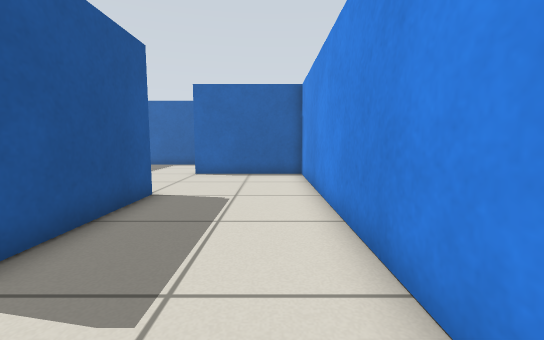
view 1 (above)

19 first-person views from a walk through a Gazebo world. The camera is 0.15 m above the floor, tilts 6° down and sees 90° across. The floor is counted in squares, 0.1 m on a side. Each view is taken from the middle of a square. On the plan, view 1 faces up. The plan holds only what a view shows up to about 14 squares ahead; the rest is blank.

view 2
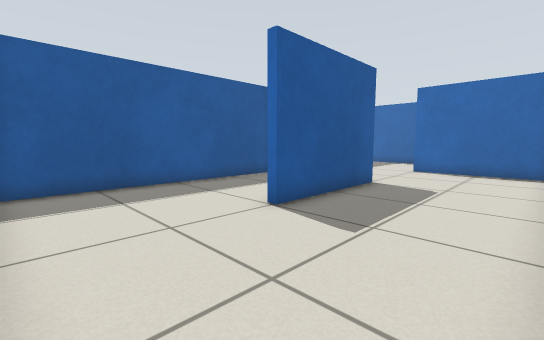

view 3
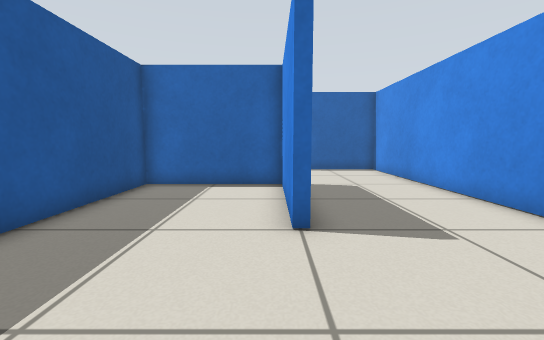

view 4
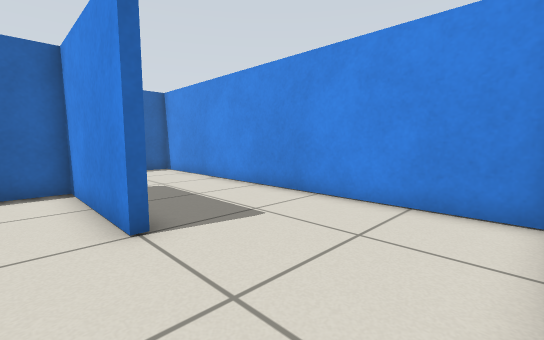

view 5
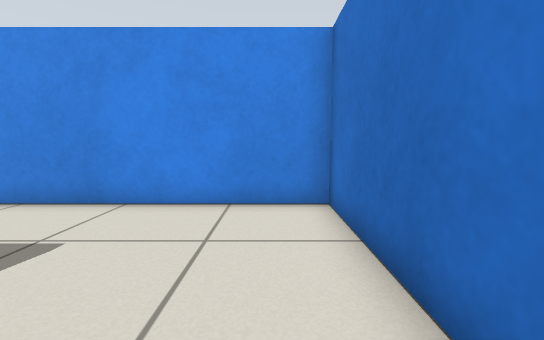

view 6
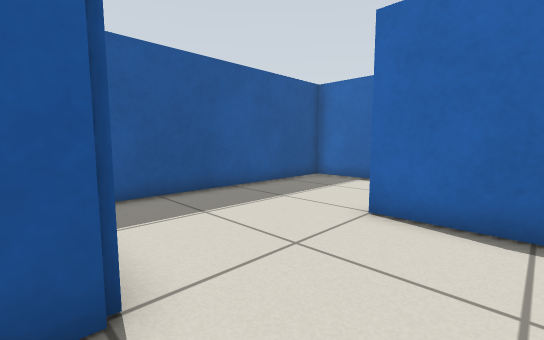

view 7
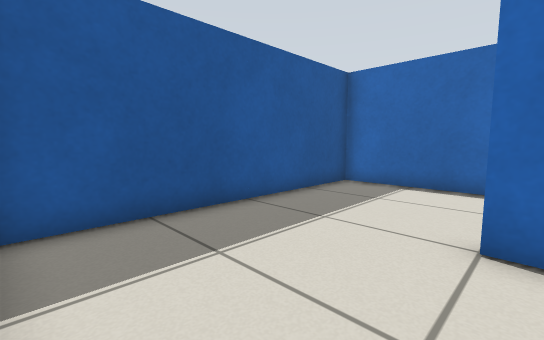

view 8
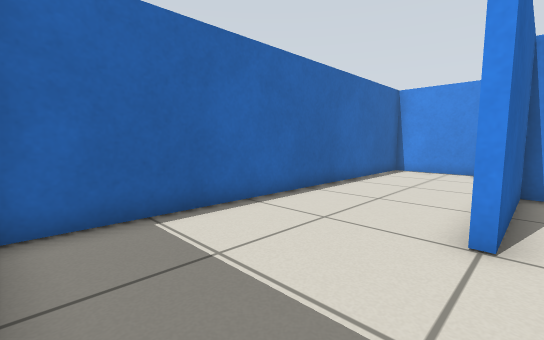

view 9
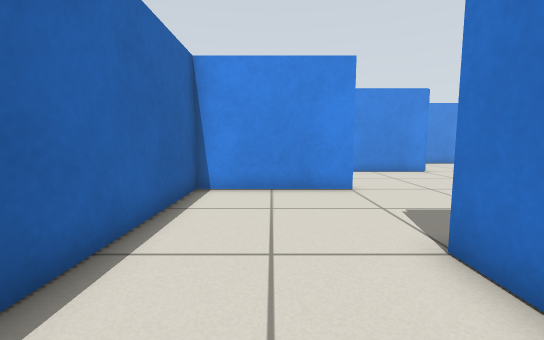

view 10
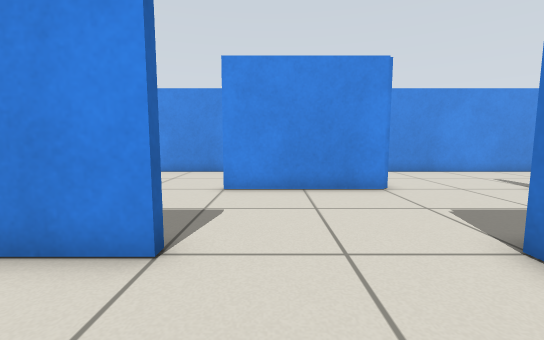

view 11
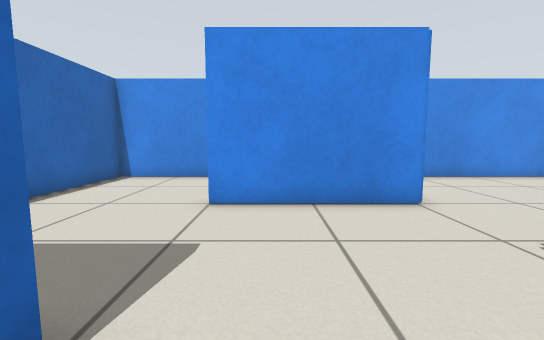

view 12
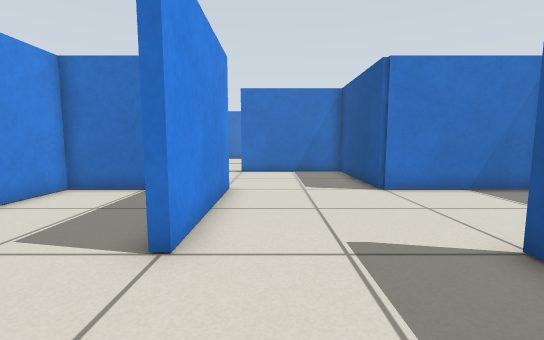

view 13
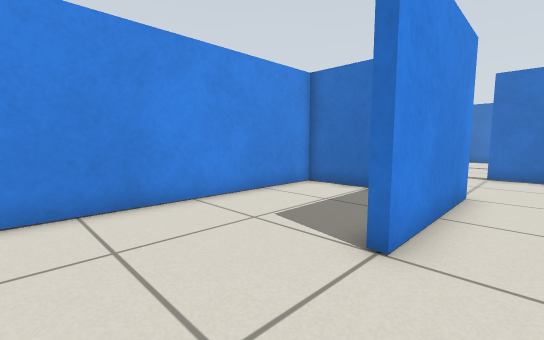

view 14
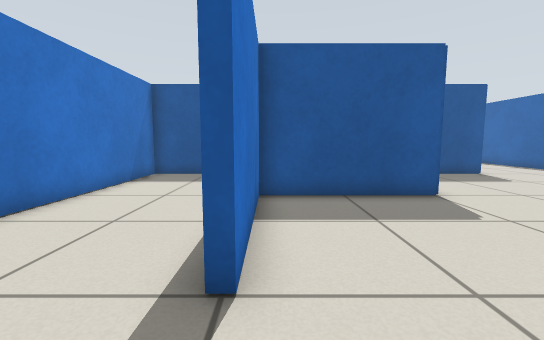

view 15
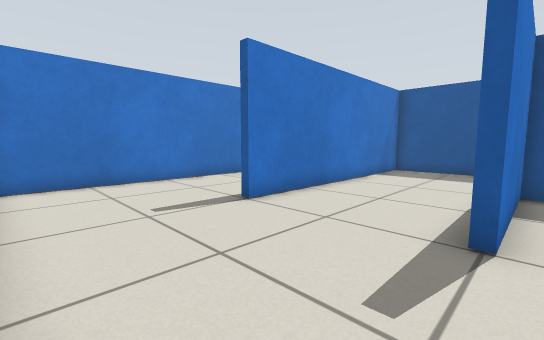

view 16
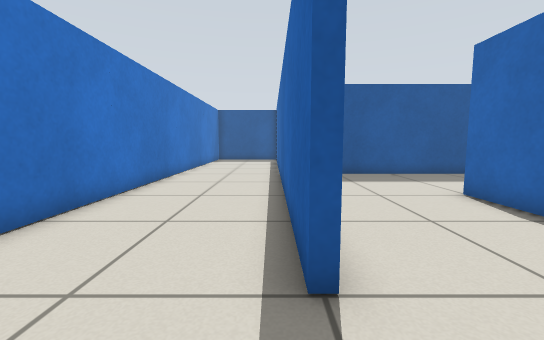

view 17
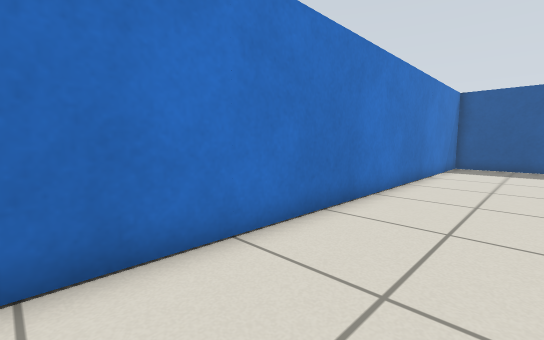

view 18
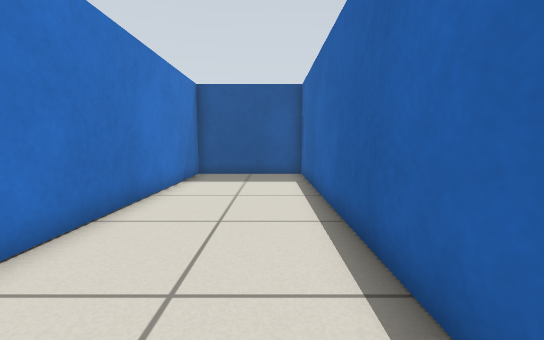

view 19
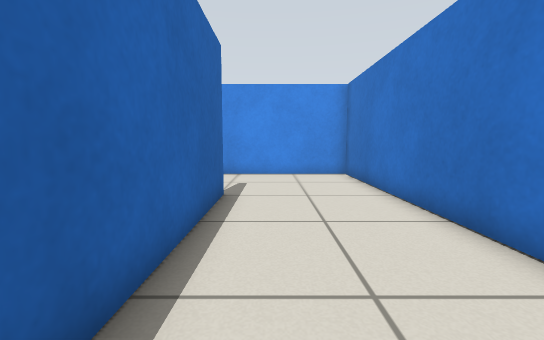

### Floor plan
Ten units are one square. View 1 is at (0, 0); x grows to the right and y downward. Boxes are objects, and circles mark ways between rooms. Rooms are numbered by the first view taken in them; rooms with no view inside come last. Other rooms are left out.
<svg viewBox="-88 -178 256 256">
<path fill="none" stroke="#000" d="M-33 -77 -33 -24M-38 23 14 23 14 -124 -36 -124M-33 -24 -36 -24 -36 -73 -83 -73 -83 21M-83 -126 -83 -79M2 -126 16 -126 16 -106M-36 -124 -36 -127M19 -76 66 -76M67 -124 64 -124 64 -173 -83 -173 -83 -126M113 -72 113 -126M163 -25 163 -52M66 -76 66 -27 115 -27M115 23 115 26 -83 26 -83 73 163 73 163 25M87 -24 65 -24M115 -27 115 -22M163 25 163 -25M16 -59 16 23 115 23M113 -126 117 -126M139 -76 163 -76 163 -173 119 -173"/>
<circle cx="-30" cy="0" r="3" fill="#2a7"/>
<circle cx="-30" cy="-95" r="3" fill="#2a7"/>
<circle cx="-60" cy="-120" r="3" fill="#2a7"/>
<circle cx="70" cy="-100" r="3" fill="#2a7"/>
<circle cx="95" cy="-70" r="3" fill="#2a7"/>
<circle cx="120" cy="-150" r="3" fill="#2a7"/>
<circle cx="140" cy="-20" r="3" fill="#2a7"/>
<circle cx="140" cy="30" r="3" fill="#2a7"/>
<text x="-10" y="-40">1</text>
<text x="-60" y="-20">2</text>
<text x="-60" y="-100">3</text>
<text x="0" y="-140">4</text>
<text x="90" y="-120">5</text>
<text x="120" y="-50">6</text>
<text x="40" y="50">7</text>
<text x="90" y="-10">8</text>
<text x="140" y="-130">9</text>
</svg>
Room 1 opens to room 2. Room 1 opens to room 3. Room 3 opens to room 4. Room 4 opens to room 5. Room 5 opens to room 6. Room 5 opens to room 9. Room 6 opens to room 8. Room 7 opens to room 8.

Where each view was taken, in squares from view 1:
view 1: 0 up, 0 right, facing up
view 2: 2 down, 1 right, facing up-left
view 3: 2 down, 4 left, facing up
view 4: 2 down, 5 left, facing up-right
view 5: 1 down, 5 left, facing right
view 6: 7 up, 1 left, facing up-left
view 7: 8 up, 3 left, facing up-left
view 8: 12 up, 8 left, facing up-right
view 9: 15 up, 2 left, facing right
view 10: 11 up, 3 right, facing right
view 11: 11 up, 5 right, facing right
view 12: 16 up, 10 right, facing down
view 13: 16 up, 10 right, facing down-right
view 14: 3 up, 14 right, facing left
view 15: 3 up, 16 right, facing down-left
view 16: 3 down, 14 right, facing left
view 17: 4 down, 9 right, facing down-left
view 18: 4 down, 4 right, facing left
view 19: 4 down, 4 right, facing right
